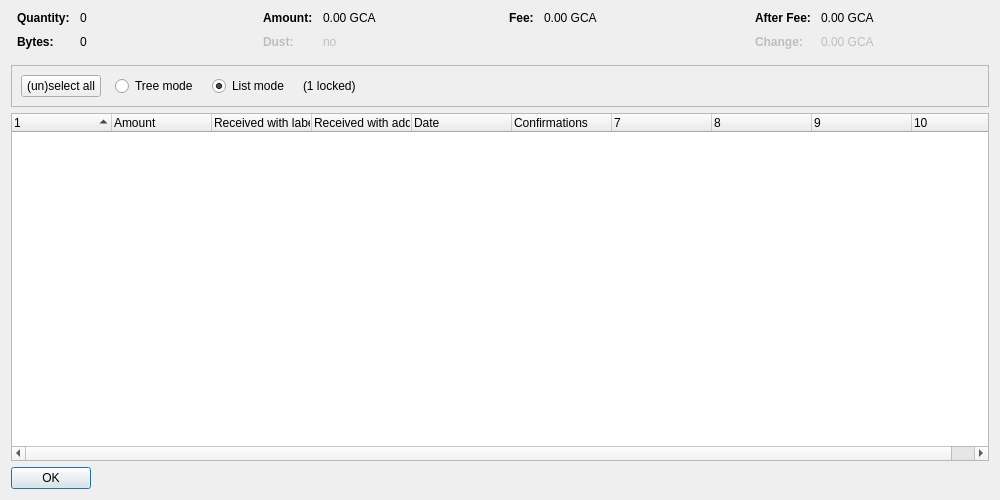
<?xml version="1.0" encoding="UTF-8"?>
<ui version="4.0">
 <class>CoinControlDialog</class>
 <widget class="QDialog" name="CoinControlDialog">
  <property name="geometry">
   <rect>
    <x>0</x>
    <y>0</y>
    <width>1000</width>
    <height>500</height>
   </rect>
  </property>
  <property name="windowTitle">
   <string>Coin Selection</string>
  </property>
  <layout class="QVBoxLayout" name="verticalLayout">
   <item>
    <layout class="QHBoxLayout" name="horizontalLayoutTop" stretch="0,0,0,0">
     <property name="topMargin">
      <number>0</number>
     </property>
     <property name="bottomMargin">
      <number>10</number>
     </property>
     <item>
      <layout class="QFormLayout" name="formLayoutCoinControl1">
       <property name="horizontalSpacing">
        <number>10</number>
       </property>
       <property name="verticalSpacing">
        <number>10</number>
       </property>
       <property name="leftMargin">
        <number>6</number>
       </property>
       <property name="rightMargin">
        <number>6</number>
       </property>
       <item row="0" column="0">
        <widget class="QLabel" name="labelCoinControlQuantityText">
         <property name="font">
          <font>
           <weight>75</weight>
           <bold>true</bold>
          </font>
         </property>
         <property name="text">
          <string>Quantity:</string>
         </property>
        </widget>
       </item>
       <item row="0" column="1">
        <widget class="QLabel" name="labelCoinControlQuantity">
         <property name="cursor">
          <cursorShape>IBeamCursor</cursorShape>
         </property>
         <property name="contextMenuPolicy">
          <enum>Qt::ActionsContextMenu</enum>
         </property>
         <property name="text">
          <string notr="true">0</string>
         </property>
         <property name="textInteractionFlags">
          <set>Qt::LinksAccessibleByMouse|Qt::TextSelectableByKeyboard|Qt::TextSelectableByMouse</set>
         </property>
        </widget>
       </item>
       <item row="1" column="0">
        <widget class="QLabel" name="labelCoinControlBytesText">
         <property name="font">
          <font>
           <weight>75</weight>
           <bold>true</bold>
          </font>
         </property>
         <property name="text">
          <string>Bytes:</string>
         </property>
        </widget>
       </item>
       <item row="1" column="1">
        <widget class="QLabel" name="labelCoinControlBytes">
         <property name="cursor">
          <cursorShape>IBeamCursor</cursorShape>
         </property>
         <property name="contextMenuPolicy">
          <enum>Qt::ActionsContextMenu</enum>
         </property>
         <property name="text">
          <string notr="true">0</string>
         </property>
         <property name="textInteractionFlags">
          <set>Qt::LinksAccessibleByMouse|Qt::TextSelectableByKeyboard|Qt::TextSelectableByMouse</set>
         </property>
        </widget>
       </item>
      </layout>
     </item>
     <item>
      <layout class="QFormLayout" name="formLayoutCoinControl2">
       <property name="horizontalSpacing">
        <number>10</number>
       </property>
       <property name="verticalSpacing">
        <number>10</number>
       </property>
       <property name="leftMargin">
        <number>6</number>
       </property>
       <property name="rightMargin">
        <number>6</number>
       </property>
       <item row="0" column="0">
        <widget class="QLabel" name="labelCoinControlAmountText">
         <property name="font">
          <font>
           <weight>75</weight>
           <bold>true</bold>
          </font>
         </property>
         <property name="text">
          <string>Amount:</string>
         </property>
        </widget>
       </item>
       <item row="0" column="1">
        <widget class="QLabel" name="labelCoinControlAmount">
         <property name="cursor">
          <cursorShape>IBeamCursor</cursorShape>
         </property>
         <property name="contextMenuPolicy">
          <enum>Qt::ActionsContextMenu</enum>
         </property>
         <property name="text">
          <string notr="true">0.00 GCA</string>
         </property>
         <property name="textInteractionFlags">
          <set>Qt::LinksAccessibleByMouse|Qt::TextSelectableByKeyboard|Qt::TextSelectableByMouse</set>
         </property>
        </widget>
       </item>
       <item row="1" column="0">
        <widget class="QLabel" name="labelCoinControlLowOutputText">
         <property name="enabled">
          <bool>false</bool>
         </property>
         <property name="font">
          <font>
           <weight>75</weight>
           <bold>true</bold>
          </font>
         </property>
         <property name="text">
          <string>Dust:</string>
         </property>
        </widget>
       </item>
       <item row="1" column="1">
        <widget class="QLabel" name="labelCoinControlLowOutput">
         <property name="enabled">
          <bool>false</bool>
         </property>
         <property name="cursor">
          <cursorShape>IBeamCursor</cursorShape>
         </property>
         <property name="contextMenuPolicy">
          <enum>Qt::ActionsContextMenu</enum>
         </property>
         <property name="text">
          <string notr="true">no</string>
         </property>
         <property name="textInteractionFlags">
          <set>Qt::LinksAccessibleByMouse|Qt::TextSelectableByKeyboard|Qt::TextSelectableByMouse</set>
         </property>
        </widget>
       </item>
      </layout>
     </item>
     <item>
      <layout class="QFormLayout" name="formLayoutCoinControl3">
       <property name="horizontalSpacing">
        <number>10</number>
       </property>
       <property name="verticalSpacing">
        <number>10</number>
       </property>
       <property name="leftMargin">
        <number>6</number>
       </property>
       <property name="rightMargin">
        <number>6</number>
       </property>
       <item row="0" column="0">
        <widget class="QLabel" name="labelCoinControlFeeText">
         <property name="font">
          <font>
           <weight>75</weight>
           <bold>true</bold>
          </font>
         </property>
         <property name="text">
          <string>Fee:</string>
         </property>
        </widget>
       </item>
       <item row="0" column="1">
        <widget class="QLabel" name="labelCoinControlFee">
         <property name="cursor">
          <cursorShape>IBeamCursor</cursorShape>
         </property>
         <property name="contextMenuPolicy">
          <enum>Qt::ActionsContextMenu</enum>
         </property>
         <property name="text">
          <string notr="true">0.00 GCA</string>
         </property>
         <property name="textInteractionFlags">
          <set>Qt::LinksAccessibleByMouse|Qt::TextSelectableByKeyboard|Qt::TextSelectableByMouse</set>
         </property>
        </widget>
       </item>
      </layout>
     </item>
     <item>
      <layout class="QFormLayout" name="formLayoutCoinControl4">
       <property name="horizontalSpacing">
        <number>10</number>
       </property>
       <property name="verticalSpacing">
        <number>10</number>
       </property>
       <property name="leftMargin">
        <number>6</number>
       </property>
       <property name="rightMargin">
        <number>6</number>
       </property>
       <item row="0" column="0">
        <widget class="QLabel" name="labelCoinControlAfterFeeText">
         <property name="font">
          <font>
           <weight>75</weight>
           <bold>true</bold>
          </font>
         </property>
         <property name="text">
          <string>After Fee:</string>
         </property>
        </widget>
       </item>
       <item row="0" column="1">
        <widget class="QLabel" name="labelCoinControlAfterFee">
         <property name="cursor">
          <cursorShape>IBeamCursor</cursorShape>
         </property>
         <property name="contextMenuPolicy">
          <enum>Qt::ActionsContextMenu</enum>
         </property>
         <property name="text">
          <string notr="true">0.00 GCA</string>
         </property>
         <property name="textInteractionFlags">
          <set>Qt::LinksAccessibleByMouse|Qt::TextSelectableByKeyboard|Qt::TextSelectableByMouse</set>
         </property>
        </widget>
       </item>
       <item row="1" column="0">
        <widget class="QLabel" name="labelCoinControlChangeText">
         <property name="enabled">
          <bool>false</bool>
         </property>
         <property name="font">
          <font>
           <weight>75</weight>
           <bold>true</bold>
          </font>
         </property>
         <property name="text">
          <string>Change:</string>
         </property>
        </widget>
       </item>
       <item row="1" column="1">
        <widget class="QLabel" name="labelCoinControlChange">
         <property name="enabled">
          <bool>false</bool>
         </property>
         <property name="cursor">
          <cursorShape>IBeamCursor</cursorShape>
         </property>
         <property name="contextMenuPolicy">
          <enum>Qt::ActionsContextMenu</enum>
         </property>
         <property name="text">
          <string notr="true">0.00 GCA</string>
         </property>
         <property name="textInteractionFlags">
          <set>Qt::LinksAccessibleByMouse|Qt::TextSelectableByKeyboard|Qt::TextSelectableByMouse</set>
         </property>
        </widget>
       </item>
      </layout>
     </item>
    </layout>
   </item>
   <item>
    <widget class="QFrame" name="frame">
     <property name="minimumSize">
      <size>
       <width>0</width>
       <height>40</height>
      </size>
     </property>
     <property name="frameShape">
      <enum>QFrame::StyledPanel</enum>
     </property>
     <property name="frameShadow">
      <enum>QFrame::Sunken</enum>
     </property>
     <layout class="QHBoxLayout" name="horizontalLayout">
      <item>
       <layout class="QHBoxLayout" name="horizontalLayoutPanel" stretch="0,0,0,0,0">
        <property name="spacing">
         <number>14</number>
        </property>
        <item>
         <widget class="QPushButton" name="pushButtonSelectAll">
          <property name="sizePolicy">
           <sizepolicy hsizetype="Maximum" vsizetype="Fixed">
            <horstretch>0</horstretch>
            <verstretch>0</verstretch>
           </sizepolicy>
          </property>
          <property name="text">
           <string>(un)select all</string>
          </property>
          <property name="autoDefault">
           <bool>false</bool>
          </property>
         </widget>
        </item>
        <item>
         <widget class="QRadioButton" name="radioTreeMode">
          <property name="sizePolicy">
           <sizepolicy hsizetype="Maximum" vsizetype="Fixed">
            <horstretch>0</horstretch>
            <verstretch>0</verstretch>
           </sizepolicy>
          </property>
          <property name="text">
           <string>Tree mode</string>
          </property>
         </widget>
        </item>
        <item>
         <widget class="QRadioButton" name="radioListMode">
          <property name="sizePolicy">
           <sizepolicy hsizetype="Maximum" vsizetype="Fixed">
            <horstretch>0</horstretch>
            <verstretch>0</verstretch>
           </sizepolicy>
          </property>
          <property name="text">
           <string>List mode</string>
          </property>
          <property name="checked">
           <bool>true</bool>
          </property>
         </widget>
        </item>
        <item>
         <widget class="QLabel" name="labelLocked">
          <property name="text">
           <string notr="true">(1 locked)</string>
          </property>
         </widget>
        </item>
        <item>
         <spacer name="horizontalSpacer">
          <property name="orientation">
           <enum>Qt::Horizontal</enum>
          </property>
          <property name="sizeHint" stdset="0">
           <size>
            <width>40</width>
            <height>20</height>
           </size>
          </property>
         </spacer>
        </item>
       </layout>
      </item>
     </layout>
    </widget>
   </item>
   <item>
    <widget class="CoinControlTreeWidget" name="treeWidget">
     <property name="contextMenuPolicy">
      <enum>Qt::CustomContextMenu</enum>
     </property>
     <property name="sortingEnabled">
      <bool>false</bool>
     </property>
     <property name="columnCount">
      <number>10</number>
     </property>
     <attribute name="headerShowSortIndicator" stdset="0">
      <bool>true</bool>
     </attribute>
     <attribute name="headerStretchLastSection">
      <bool>false</bool>
     </attribute>
     <column>
      <property name="text">
       <string/>
      </property>
     </column>
     <column>
      <property name="text">
       <string>Amount</string>
      </property>
     </column>
     <column>
      <property name="text">
       <string>Received with label</string>
      </property>
     </column>
     <column>
      <property name="text">
       <string>Received with address</string>
      </property>
     </column>
     <column>
      <property name="text">
       <string>Date</string>
      </property>
     </column>
     <column>
      <property name="text">
       <string>Confirmations</string>
      </property>
      <property name="toolTip">
       <string>Confirmed</string>
      </property>
     </column>
     <column>
      <property name="text">
       <string/>
      </property>
     </column>
     <column>
      <property name="text">
       <string/>
      </property>
     </column>
     <column>
      <property name="text">
       <string/>
      </property>
     </column>
     <column>
      <property name="text">
       <string/>
      </property>
     </column>
    </widget>
   </item>
   <item>
    <widget class="QDialogButtonBox" name="buttonBox">
     <property name="sizePolicy">
      <sizepolicy hsizetype="Maximum" vsizetype="Fixed">
       <horstretch>0</horstretch>
       <verstretch>0</verstretch>
      </sizepolicy>
     </property>
     <property name="orientation">
      <enum>Qt::Horizontal</enum>
     </property>
     <property name="standardButtons">
      <set>QDialogButtonBox::Ok</set>
     </property>
    </widget>
   </item>
  </layout>
 </widget>
 <customwidgets>
  <customwidget>
   <class>CoinControlTreeWidget</class>
   <extends>QTreeWidget</extends>
   <header>coincontroltreewidget.h</header>
  </customwidget>
 </customwidgets>
 <resources/>
 <connections/>
</ui>
